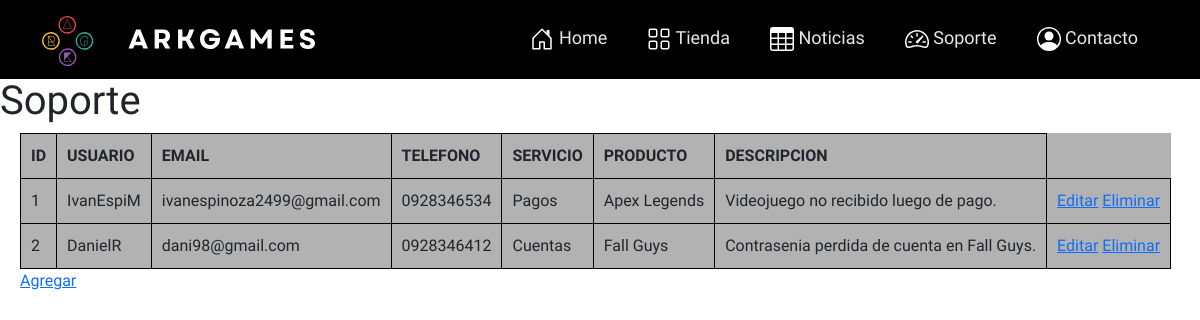
The app's page /views/Soporte/presentar_solicitud.php with its own data.
### tables this page shows
CREATE TABLE `soporte` (
    `id_solicitud` INT(10) NOT NULL AUTO_INCREMENT,
    `usuario` VARCHAR(20) NOT NULL,
    `email` VARCHAR(30) NOT NULL,
    `telefono` VARCHAR(10) NOT NULL,
    `servicio` VARCHAR(20) NOT NULL,
    `producto` VARCHAR(20) NOT NULL,
    `descripcion_problema` VARCHAR(100) NOT NULL,
    PRIMARY KEY (`id_solicitud`)
  );

### views/Soporte/presentar_solicitud.php (the view, shortened to what this page needs)
<!DOCTYPE html>
<html lang="en">
    <head>
        <?php require_once '../../views/Templates/HeadBootstrap.php' ?>
    </head>
    <body>
    <header>
        <?php
        require_once '../Templates/navBarBootstrap.php'
        ?>
    </header>
        <h1>Soporte</h1>
        <?php
       require_once '../../config/conexionPDO.php';
        $sql = "select * from soporte ";
        $stmt = $pdo->prepare($sql);
        $stmt->execute();
        ?>
        <div class="contenedor-table">
            <table>
                <thead>
                    <tr>
                        <th>ID</th>
                        <th>USUARIO</th>
                        <th>EMAIL</th>
                        <th>TELEFONO</th>
                        <th>SERVICIO</th>
                        <th>PRODUCTO</th>
                        <th>DESCRIPCION</th>
                    </tr>
                </thead>
                <tbody>
                    <?php
                    $filas = $stmt->fetchAll(PDO::FETCH_ASSOC);
                    foreach ($filas as $fila) {
                        ?>
                        <tr>
                            <td><?php echo $fila['id_solicitud'] ?></td>
                            <td><?php echo $fila['usuario'] ?></td>
                            <td><?php echo $fila['email'] ?></td>
                            <td><?php echo $fila['telefono'] ?></td>
                            <td><?php echo $fila['servicio'] ?></td>
                            <td><?php echo $fila['producto'] ?></td>
                            <td><?php echo $fila['descripcion_problema'] ?></td>
                            <td>
                                <a href="editar_solicitud.php?id=<?php echo $fila['id_solicitud'] ?>">Editar</a>
                                <a href="eliminar_solicitud.php?id=<?php echo $fila['id_solicitud'] ?>">Eliminar</a>
                            </td>
                        </tr>
                    <?php } ?>
                </tbody>
            </table>
            <a href="frmSoporte_EspinozaIvan.php">Agregar</a>
        </div>
    </body>
</html>

### views/Soporte/presentar_solicitud.php (style rules this page uses)
.contenedor-table { margin-left: 20px; }
table { border: #b2b2b2 1px solid; background-color: #b2b2b2; }
td, th { border: black 1px solid; padding: 10px; }

### records on screen
soporte: id_solicitud "1", usuario "IvanEspiM", email "ivanespinoza2499@gmail.com", telefono "0928346534", servicio "Pagos", producto "Apex Legends", descripcion_problema "Videojuego no recibido luego de pago."
soporte: id_solicitud "2", usuario "DanielR", email "dani98@gmail.com", telefono "0928346412", servicio "Cuentas", producto "Fall Guys", descripcion_problema "Contrasenia perdida de cuenta en Fall Guys."
